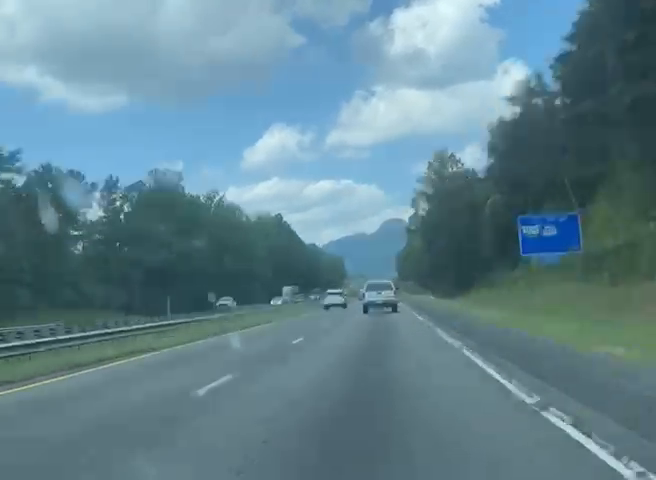
#> input picture frame 13 of Deep Learning approach/test_video1.mp4, 656 x 480 px
$ python lane-detection-video.py
#> lines starting #> are read from the running program, lines starting #| are printed output that depends on the picture; after the words box and inside, x2 and y2 are one past the last pixel; in counts of white or black regions, pixels touching at a corner belong together
import cv2
import numpy as np


def cannyEdges(image):
    edged = cv2.Canny(image, 50, 150)
    return edged


def getROI(image):
    height = image.shape[0]
    width = image.shape[1]
    # Defining Triangular ROI: The values will change as per camera mounts
    triangle= np.array([[(200, height), (1100, height), (550, 250)]])
    # creating black image same as that of input image
    black_image = np.zeros_like(image)
    # Put the Triangular shape on top of our Black image to create a mask
    mask = cv2.fillPoly(black_image, triangle, 255)
    # applying mask on original image
    masked_image = cv2.bitwise_and(image, mask)
    return masked_image


def getLines(image):
    lines = cv2.HoughLinesP(image, 2, np.pi / 180, 100, np.array([]), minLineLength=40, maxLineGap=5)
    return lines


# display lines over a image
def displayLines(image, lines):
    if lines is not None:
        for line in lines:
            x1, y1, x2, y2 = line.reshape(4)  # converting to 1d array []
            cv2.line(image, (x1, y1), (x2, y2), (255, 0, 0), 10)
    return image


def getCoordsFromParameters(image, line_parameters):
    slope = line_parameters[0]
    intercept = line_parameters[1]
    y1 = image.shape[0]  # since line will always start from bottom of image
    y2 = int(y1 * (3.4 / 5))  # some random point at 3/5
    x1 = int((y1 - intercept) / slope)
    x2 = int((y2 - intercept) / slope)
    return np.array([x1, y1, x2, y2])


# Average all the left and right lines found for a lane and retuns single left and right line for the the lane
def getSmoothLines(image, lines):
    left_fit = []  # will hold m,c parameters for left side lines
    right_fit = []  # will hold m,c parameters for right side lines

    for line in lines:
        x1, y1, x2, y2 = line.reshape(4)
        parameters = np.polyfit((x1, x2), (y1, y2), 1)
        slope = parameters[0]
        intercept = parameters[1]

        if slope < 0:
            left_fit.append((slope, intercept))
        else:
            right_fit.append((slope, intercept))

    left_fit_average = np.average(left_fit, axis=0)
    right_fit_average = np.average(right_fit, axis=0)

    left_line = getCoordsFromParameters(image, left_fit_average)
    right_line = getCoordsFromParameters(image, right_fit_average)
    return np.array([left_line, right_line])


# work with test_video, test_video1, test_video2
videoFeed = cv2.VideoCapture("test_video1.mp4")

try:
    # print("video feed present")
    while videoFeed.isOpened():
        # print("video feed opened")
        (status, image) = videoFeed.read()
#> image is the input picture: shape (480, 656, 3); mean B, G, R 143.2, 131.4, 97.8
        # print(status)
        edged_image = cannyEdges(image)
#> in cannyEdges, `edged = cv2.Canny(image, 50, 150)`:
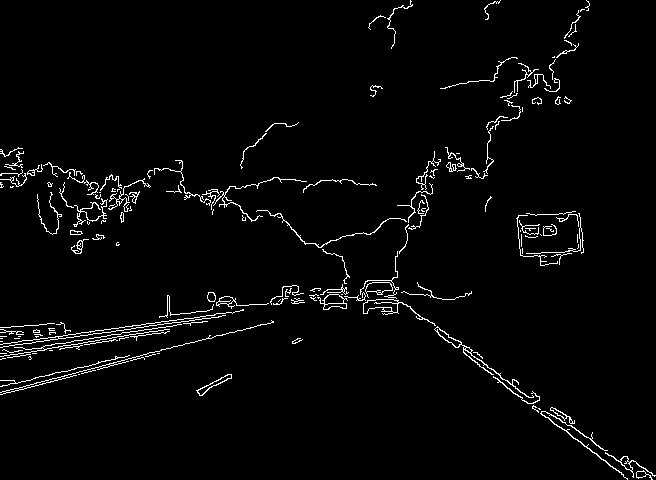
#> edged: shape (480, 656); 2.7% white in thin lines or dots
        roi_image = getROI(edged_image)
#> in getROI, `mask = cv2.fillPoly(black_image, triangle, 255)`:
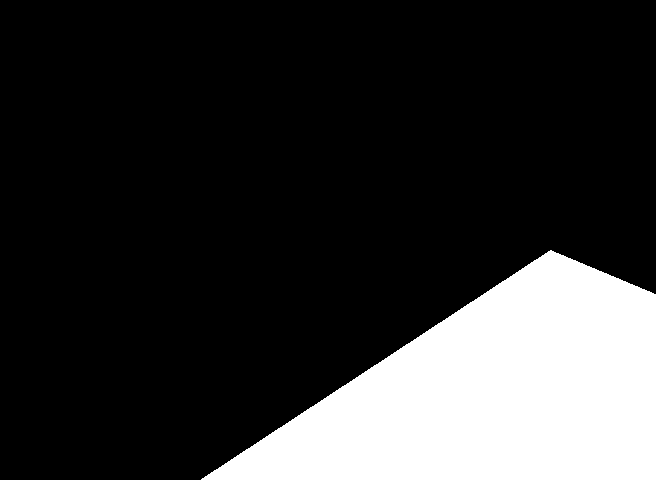
#> black_image: shape (480, 656); 19.8% white; 1 white region, box (x1, y1, x2, y2) and area: (201, 250, 656, 480) 62243
#> in getROI, `masked_image = cv2.bitwise_and(image, mask)`:
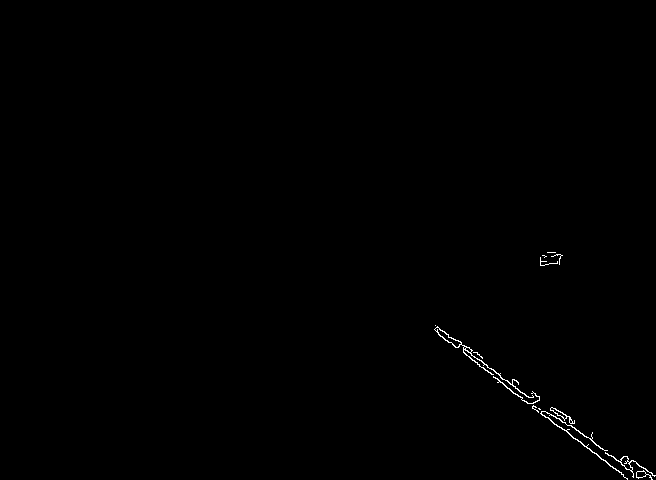
#> masked_image: shape (480, 656); 0.32% white in thin lines or dots, all inside (x1, y1, x2, y2) = (434, 252, 656, 480)
        lines = getLines(roi_image)
#> in getLines, `lines = cv2.HoughLinesP(image, 2, np.pi / 180, 100, np.array([]), minL..`: lines = [[541, 412, 623, 474], [559, 418, 621, 462], [595, 444, 641, 477], [435, 325, 534, 402], [464, 353, 557, 426]]
        # print(lines)
        # image_with_lines = displayLines(image, lines)
        smooth_lines = getSmoothLines(image, lines)
#> the loop in getSmoothLines, `for line in lines:` made 5 passes
#> (x1, y1, x2, y2, slope, intercept) on passes 1 to 5: (541, 412, 623, 474, 0.756, 2.95), (559, 418, 621, 462, 0.71, 21.29), (595, 444, 641, 477, 0.717, 17.15), (435, 325, 534, 402, 0.778, -13.33), (464, 353, 557, 426, 0.785, -11.22)
#> after the loop in getSmoothLines, `for line in lines:`: left_fit = []; right_fit = [(0.756, 2.95), (0.71, 21.29), (0.717, 17.15), (0.778, -13.33), (0.785, -11.22)]
#> in getSmoothLines, `left_fit_average = np.average(left_fit, axis=0)`: left_fit_average = nan
#> in getSmoothLines, `right_fit_average = np.average(right_fit, axis=0)`: right_fit_average = [0.749, 3.37]
        image_with_smooth_lines = displayLines(image, smooth_lines)


        cv2.imshow("Output", image_with_smooth_lines)
        k = cv2.waitKey(1)
        if k == 27:
            break
except:
    print("Error")
    pass

$ run again, starting later in the video
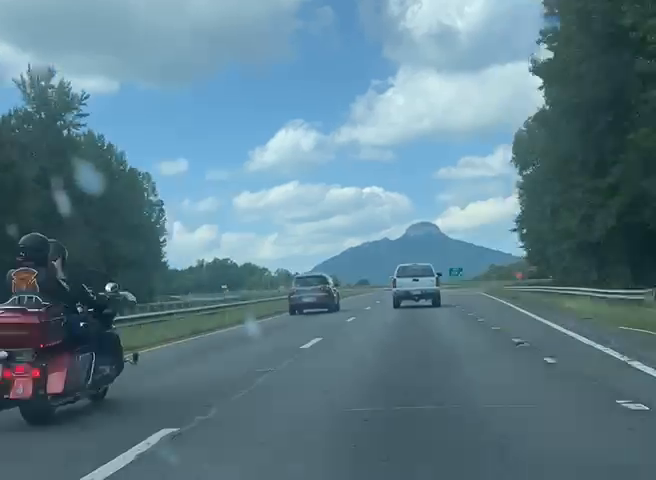
#> input picture frame 62 of Deep Learning approach/test_video1.mp4, 656 x 480 px
#> image is the input picture: shape (480, 656, 3); mean B, G, R 138.5, 125, 93.6
#> in cannyEdges, `edged = cv2.Canny(image, 50, 150)`:
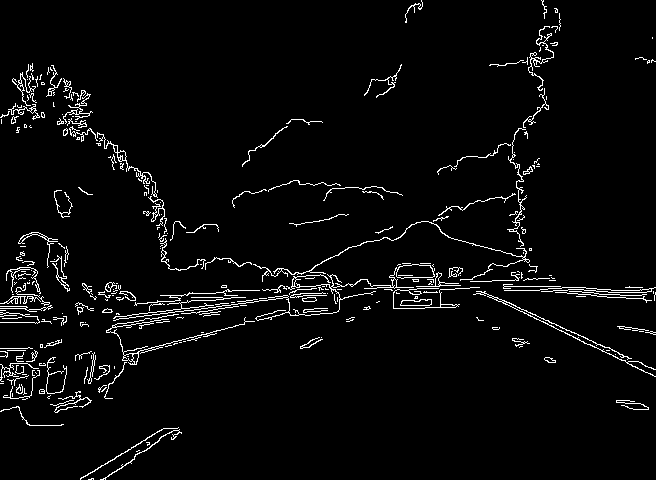
#> edged: shape (480, 656); 3.7% white in thin lines or dots
#> black_image: shape (480, 656); 19.8% white; 1 white region, box (x1, y1, x2, y2) and area: (201, 250, 656, 480) 62243
#> in getROI, `masked_image = cv2.bitwise_and(image, mask)`:
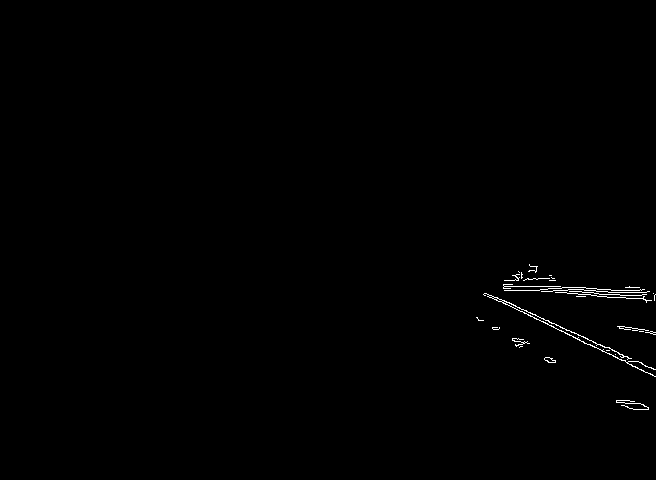
#> masked_image: shape (480, 656); 0.43% white in thin lines or dots, all inside (x1, y1, x2, y2) = (476, 264, 656, 410)
#> in getLines, `lines = cv2.HoughLinesP(image, 2, np.pi / 180, 100, np.array([]), minL..`: lines = [[485, 293, 631, 358], [549, 325, 637, 367], [591, 295, 634, 298], [483, 294, 530, 315]]
#> the loop in getSmoothLines, `for line in lines:` made 4 passes
#> (x1, y1, x2, y2, slope, intercept) on passes 1 to 4: (485, 293, 631, 358, 0.445, 77.08), (549, 325, 637, 367, 0.477, 62.98), (591, 295, 634, 298, 0.0698, 253.8), (483, 294, 530, 315, 0.447, 78.19)
#> after the loop in getSmoothLines, `for line in lines:`: left_fit = []; right_fit = [(0.445, 77.08), (0.477, 62.98), (0.0698, 253.8), (0.447, 78.19)]
#> left_fit_average = nan
#> right_fit_average = [0.36, 118]

$ run again, starting later in the video
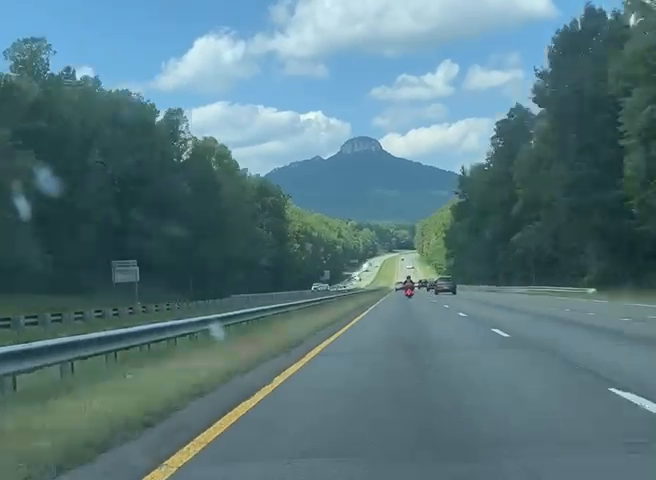
#> input picture frame 111 of Deep Learning approach/test_video1.mp4, 656 x 480 px
#> image is the input picture: shape (480, 656, 3); mean B, G, R 127.1, 119.9, 88.3
#> in cannyEdges, `edged = cv2.Canny(image, 50, 150)`:
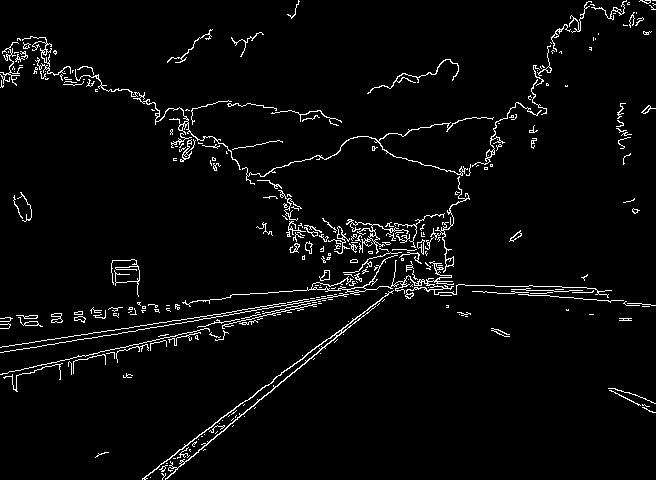
#> edged: shape (480, 656); 3.6% white in thin lines or dots
#> black_image: shape (480, 656); 19.8% white; 1 white region, box (x1, y1, x2, y2) and area: (201, 250, 656, 480) 62243
#> in getROI, `masked_image = cv2.bitwise_and(image, mask)`:
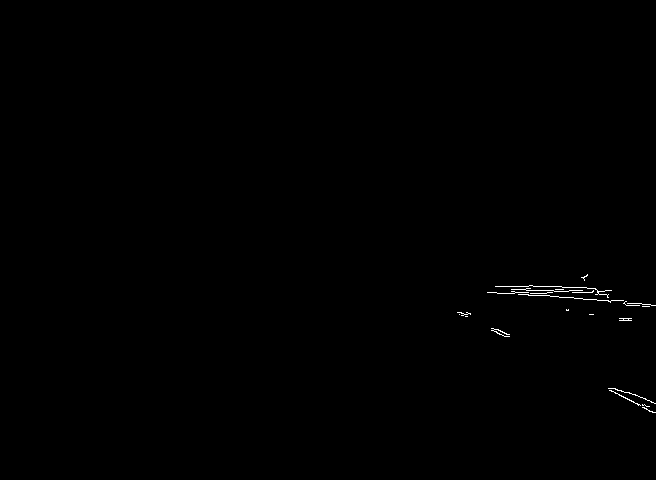
#> masked_image: shape (480, 656); 0.23% white in thin lines or dots, all inside (x1, y1, x2, y2) = (457, 274, 656, 413)
#> lines = None
